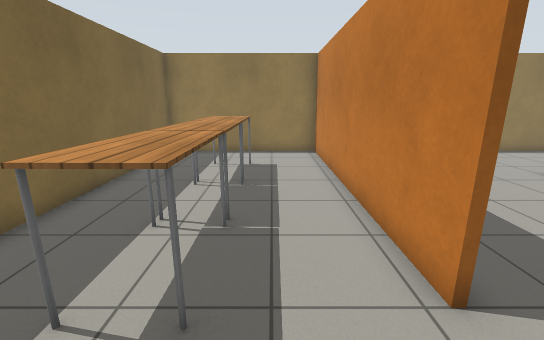
View 1 (above)

19 first-person views from a walk through a robot-simulator world made for Gazebo. The camera is 1.3 m above the floor, tilts 14° down and sees 90° across. The floor is counted in squares, 0.5 m on a side. Each view is taken from the middle of a square. On the plan, view 1 faces up. The plan holds only what a view shows up to about 18 squares ahead; the rest is blank. The place goes on beyond the plan. Robots are left out. Gazebo's built-in surfaces are drawn with simple patterns.

View 2
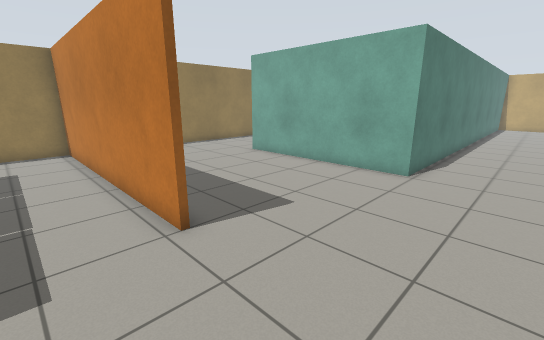

View 3
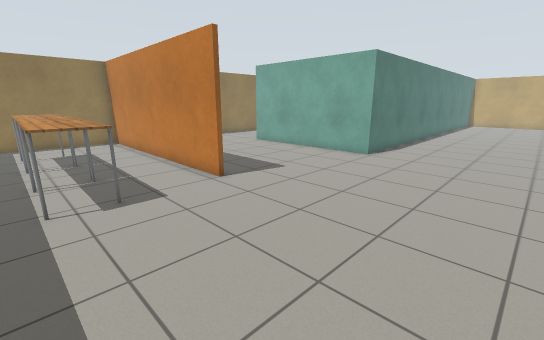

View 4
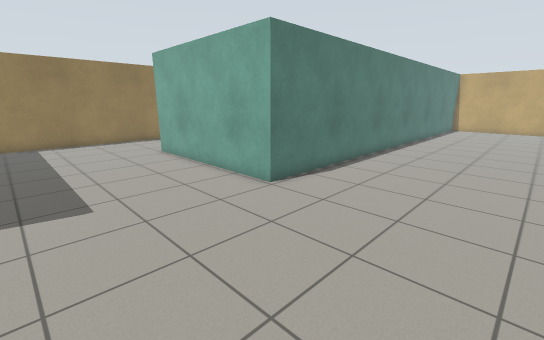

View 5
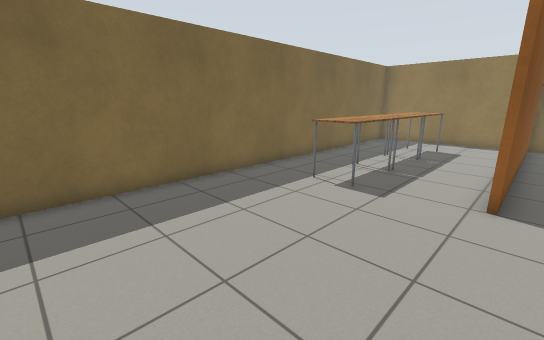

View 6
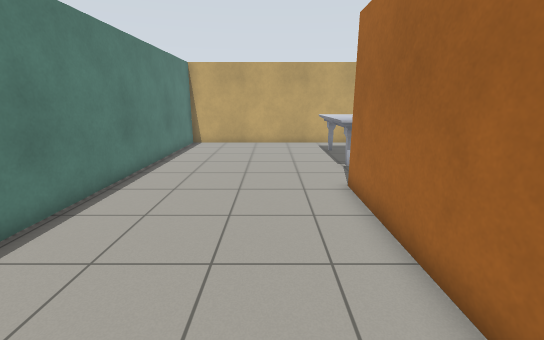

View 7
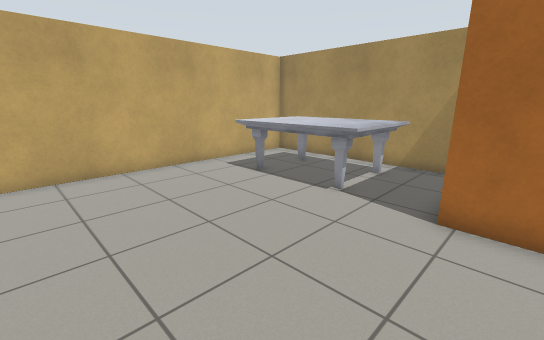

View 8
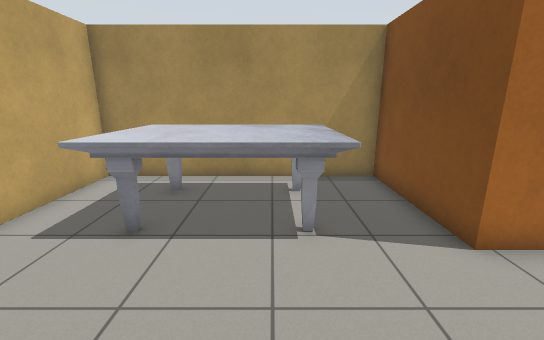

View 9
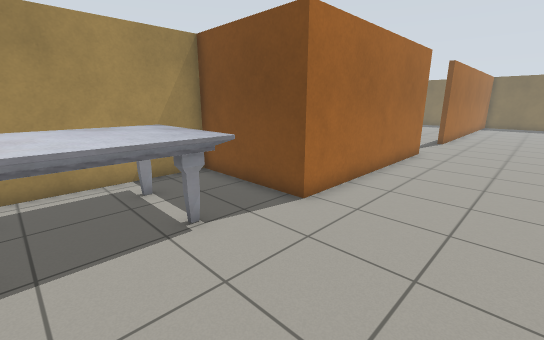

View 10
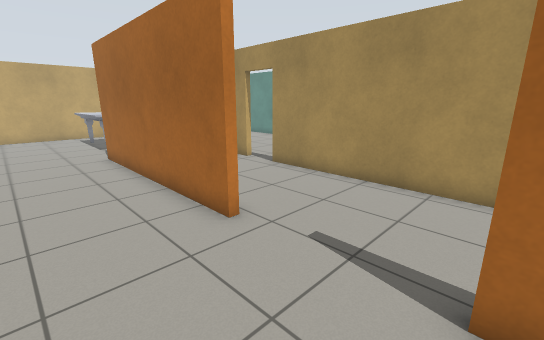

View 11
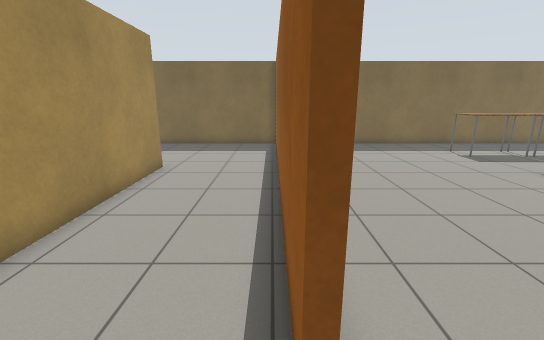

View 12
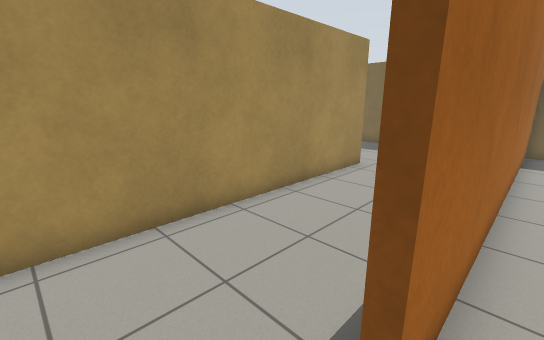

View 13
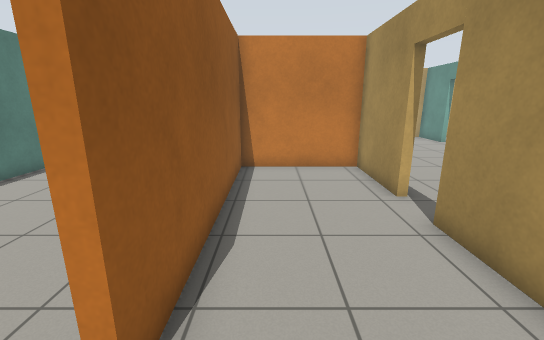

View 14
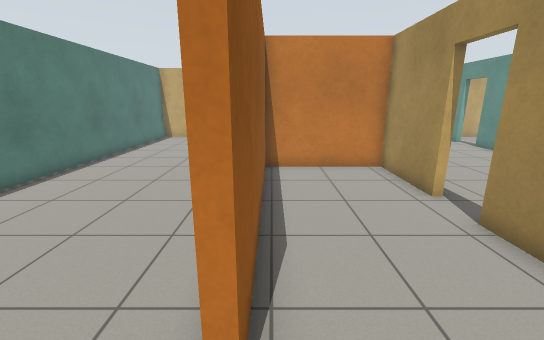

View 15
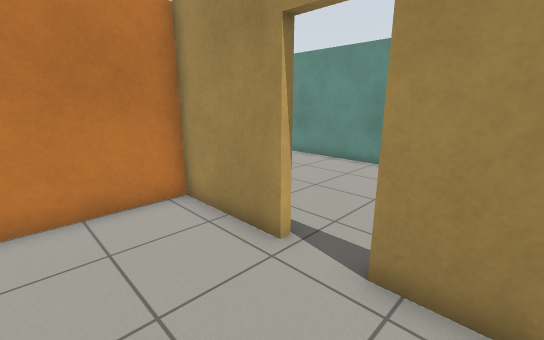

View 16
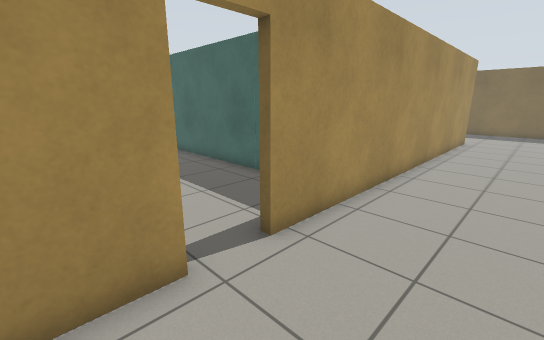

View 17
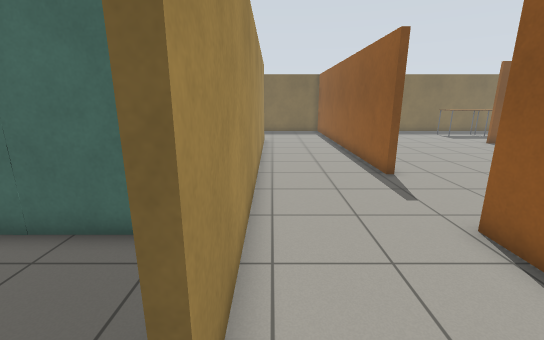

View 18
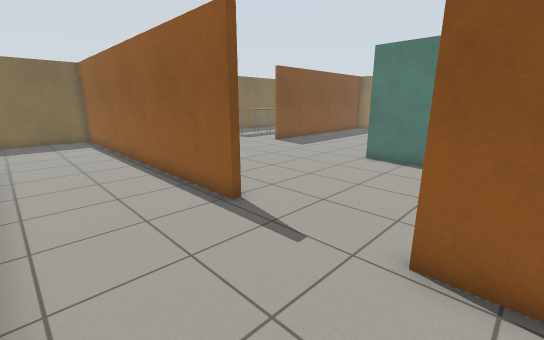

View 19
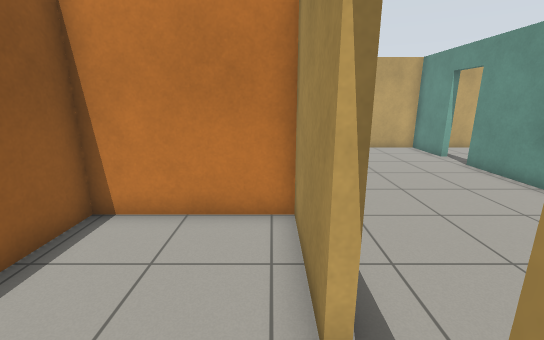

### Floor plan
Ten units are one square. View 1 is at (0, 0); x grows to the right and y downward. Boxes are objects, and circles mark ways between rooms. Rooms are numbered by the first view taken in them; rooms with no view inside come last. Other rooms are left out.
<svg viewBox="-60 -152 404 362">
<path fill="none" stroke="#000" d="M147 64 243 64 243 115 339 115 339 -12 102 -12 102 -97M23 -29 23 -147 -55 -147 -55 64 102 64M109 -147 25 -147 25 -30M149 -147 124 -147M102 64 102 67 -55 67 -55 114M9 115 186 115M202 115 240 115 240 67 148 67M218 193 294 193M311 193 339 193 339 167M150 138 150 205"/>
<rect x="-35" y="-55" width="30" height="30" fill="#bbb"><title>table</title></rect>
<rect x="-35" y="-85" width="30" height="30" fill="#bbb"><title>table</title></rect>
<rect x="-35" y="-125" width="30" height="40" fill="#bbb"><title>table</title></rect>
<rect x="255" y="65" width="70" height="40" fill="#bbb"><title>marble table</title></rect>
<circle cx="125" cy="65" r="3" fill="#2a7"/>
<circle cx="195" cy="120" r="3" fill="#2a7"/>
<text x="120" y="0">1</text>
<text x="100" y="90">2</text>
<text x="240" y="160">3</text>
</svg>
Room 1 opens to room 2. Room 2 opens to room 3.

Where each view was taken, in squares from view 1:
view 1: 0 up, 0 right, facing up
view 2: 2 down, 0 right, facing up-right
view 3: 5 down, 3 left, facing up-right
view 4: 5 down, 4 right, facing up-right
view 5: 5 down, 3 right, facing up-left
view 6: 4 down, 16 right, facing right
view 7: 0 up, 23 right, facing down-right
view 8: 2 down, 28 right, facing down
view 9: 2 down, 30 right, facing down-left
view 10: 3 down, 10 right, facing down-right
view 11: 7 down, 12 right, facing left
view 12: 6 down, 12 right, facing down-left
view 13: 8 down, 13 right, facing right
view 14: 7 down, 13 right, facing right
view 15: 8 down, 17 right, facing down-right
view 16: 8 down, 22 right, facing down-left
view 17: 11 down, 20 right, facing left
view 18: 11 down, 16 right, facing up-left
view 19: 11 down, 18 right, facing right
